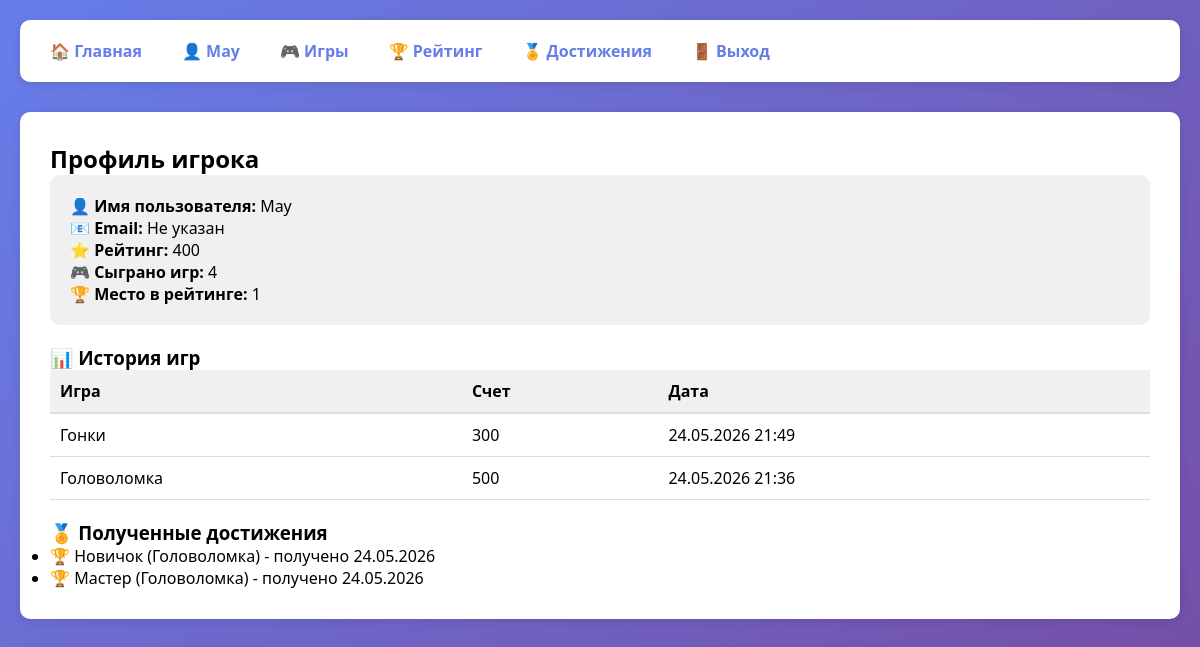
Screenshot of /profile/ (signed in) with the database file from the repository.
### apps/users/models.py (models this page shows, shortened)
class CustomUser(AbstractUser):
    rating = models.IntegerField(default=0)
    games_played = models.IntegerField(default=0)
    class Meta:
        verbose_name = 'Пользователь'
        verbose_name_plural = 'Пользователи'

### apps/games/models.py (models this page shows, shortened)
class PlayerGameRecord(models.Model):
    player = models.ForeignKey(CustomUser, on_delete=models.CASCADE, related_name='game_records')
    game = models.ForeignKey(Game, on_delete=models.CASCADE, related_name='player_records')
    score = models.IntegerField(default=0)
    played_at = models.DateTimeField(auto_now_add=True)
    class Meta:
        unique_together = ('player', 'game')
        verbose_name = 'Запись игры'
        verbose_name_plural = 'Записи игр'
        ordering = ['-played_at']

class Game(models.Model):
    name = models.CharField(max_length=100, verbose_name='Название')
    description = models.TextField(verbose_name='Описание')
    max_score = models.IntegerField(verbose_name='Максимальный балл')
    class Meta:
        verbose_name = 'Игра'
        verbose_name_plural = 'Игры'

### apps/ratings/models.py (models this page shows, shortened)
class UserAchievement(models.Model):
    user = models.ForeignKey(CustomUser, on_delete=models.CASCADE, related_name='achievements')
    achievement = models.ForeignKey(Achievement, on_delete=models.CASCADE)
    earned_at = models.DateTimeField(auto_now_add=True)
    class Meta:
        unique_together = ('user', 'achievement')
        verbose_name = 'Достижение пользователя'
        verbose_name_plural = 'Достижения пользователей'

class Achievement(models.Model):
    name = models.CharField(max_length=100, verbose_name='Название')
    game = models.ForeignKey(Game, on_delete=models.CASCADE, related_name='achievements', verbose_name='Игра')
    required_score = models.IntegerField(verbose_name='Необходимый балл')
    description = models.TextField(blank=True, verbose_name='Описание')
    class Meta:
        verbose_name = 'Достижение'
        verbose_name_plural = 'Достижения'

### apps/users/views.py (the view)
# urls.py: path('profile/', user_views.profile, name='profile'),
@login_required
def profile(request):
    user = request.user
    records = PlayerGameRecordDAO.get_records_for_user(user.id)
    achievements = AchievementDAO.get_user_achievements(user.id)
    position = RatingLogic.get_user_position(user.id)
    context = {
        'user': user,
        'records': records,
        'achievements': achievements,
        'position': position,
    }
    return render(request, 'profile.html', context)

### business_logic/rating_logic.py (called while the page is built)
    @staticmethod
    def get_user_position(user_id: int) -> int:
        users = UserDAO.filter_by_min_rating(0)
        for position, user in enumerate(users, start=1):
            if user.id == user_id:
                return position
        return None

### dao/achievement_dao.py (called while the page is built)
    @staticmethod
    def get_user_achievements(user_id):
        return UserAchievement.objects.filter(user_id=user_id).select_related('achievement__game')

### dao/player_game_record_dao.py (called while the page is built)
    @staticmethod
    def get_records_for_user(user_id):
        return PlayerGameRecord.objects.filter(player_id=user_id).select_related('game')

### dao/user_dao.py (called while the page is built)
    @staticmethod
    def filter_by_min_rating(min_rating: int) -> List[UserLeaderboardDTO]:
        users = CustomUser.objects.filter(rating__gte=min_rating).order_by('-rating')
        result = []
        for position, user in enumerate(users, start=1):
            result.append(UserLeaderboardDTO(
                id=user.id,
                username=user.username,
                email=user.email,
                first_name=user.first_name,
                last_name=user.last_name,
                rating=user.rating,
                games_played=user.games_played,
                position=position
            ))
        return result

### templates/profile.html (shortened to what this page needs)
{% extends 'base.html' %}
{% block content %}
<h2>Профиль игрока</h2>
<div style="background: #f0f0f0; padding: 20px; border-radius: 10px; margin-bottom: 20px;">
    <p><strong>👤 Имя пользователя:</strong> {{ user.username }}</p>
    <p><strong>📧 Email:</strong> {{ user.email|default:"Не указан" }}</p>
    <p><strong>⭐ Рейтинг:</strong> {{ user.rating }}</p>
    <p><strong>🎮 Сыграно игр:</strong> {{ user.games_played }}</p>
    <p><strong>🏆 Место в рейтинге:</strong> {{ position|default:"Не определено" }}</p>
</div>
<h3>📊 История игр</h3>
{% if records %}
<table style="width: 100%; border-collapse: collapse;">
    <thead>
        <tr>
            <th style="border-bottom: 2px solid #ddd; padding: 10px; text-align: left;">Игра</th>
            <th style="border-bottom: 2px solid #ddd; padding: 10px; text-align: left;">Счет</th>
            <th style="border-bottom: 2px solid #ddd; padding: 10px; text-align: left;">Дата</th>
        </tr>
    </thead>
    <tbody>
        {% for record in records %}
        <tr>
            <td style="border-bottom: 1px solid #ddd; padding: 10px;">{{ record.game.name }}</td>
            <td style="border-bottom: 1px solid #ddd; padding: 10px;">{{ record.score }}</td>
            <td style="border-bottom: 1px solid #ddd; padding: 10px;">{{ record.played_at|date:"d.m.Y H:i" }}</td>
        </tr>
        {% endfor %}
    </tbody>
</table>
{% else %}
<p style="color: #999;">Вы еще не играли ни в одну игру. <a href="{% url 'games_list' %}">Начать играть!</a></p>
{% endif %}
<h3 style="margin-top: 20px;">🏅 Полученные достижения</h3>
{% if achievements %}
<ul>
    {% for item in achievements %}
    <li>🏆 {{ item.achievement.name }} ({{ item.achievement.game.name }}) - получено {{ item.earned_at|date:"d.m.Y" }}</li>
    {% endfor %}
</ul>
{% else %}
<p>Пока нет достижений. Играйте и получайте награды!</p>
{% endif %}
{% endblock %}

### templates/base.html (shortened to what this page needs)
<!DOCTYPE html>
<html lang="ru">
<head>
</head>
<body>
    <div class="container">
        <nav>
            <div class="nav-links">
                <a href="/">🏠 Главная</a>
                {% if user.is_authenticated %}
                    <a href="{% url 'profile' %}">👤 {{ user.username }}</a>
                    <a href="{% url 'games_list' %}">🎮 Игры</a>
                    <a href="{% url 'leaderboard' %}">🏆 Рейтинг</a>
                    <a href="{% url 'my_achievements' %}">🏅 Достижения</a>
                    <a href="{% url 'logout' %}">🚪 Выход</a>
                {% else %}
                    <a href="{% url 'login' %}">🔐 Вход</a>
                    <a href="{% url 'register' %}">📝 Регистрация</a>
                {% endif %}
            </div>
        </nav>
        <div class="content">
            {% block content %}{% endblock %}
        </div>
    </div>
</body>
</html>

### templates/base.html (style rules this page uses)
* { margin: 0; padding: 0; box-sizing: border-box; }
body { font-family: 'Segoe UI', Tahoma, Geneva, Verdana, sans-serif; background: linear-gradient(135deg, #667eea 0%, #764ba2 100%); min-height: 100vh; }
.container { max-width: 1200px; margin: 0 auto; padding: 20px; }
nav { background: white; padding: 15px 20px; border-radius: 10px; margin-bottom: 30px; box-shadow: 0 2px 10px rgba(0,0,0,0.1); display: flex; justify-content: space-between; align-items: center; flex-wrap: wrap; }
.nav-links { display: flex; gap: 20px; flex-wrap: wrap; align-items: center; }
nav a { color: #667eea; text-decoration: none; font-weight: bold; padding: 5px 10px; border-radius: 5px; transition: all 0.3s; }
.content { background: white; padding: 30px; border-radius: 10px; box-shadow: 0 2px 10px rgba(0,0,0,0.1); }
table { width: 100%; border-collapse: collapse; }
th, td { padding: 10px; text-align: left; border-bottom: 1px solid #ddd; }
th { background: #f0f0f0; }

### rows the page displays
CustomUser: username "May", email "Не указан", rating "400", games_played "4"
PlayerGameRecord: game.name "Гонки", score "300", played_at "24.05.2026 21:49"
PlayerGameRecord: game.name "Головоломка", score "500", played_at "24.05.2026 21:36"
UserAchievement: achievement.name "Новичок", achievement.game.name "Головоломка", earned_at "24.05.2026"
UserAchievement: achievement.name "Мастер", achievement.game.name "Головоломка", earned_at "24.05.2026"

### other values shown
{{ position|default:"Не определено" }} "1"
